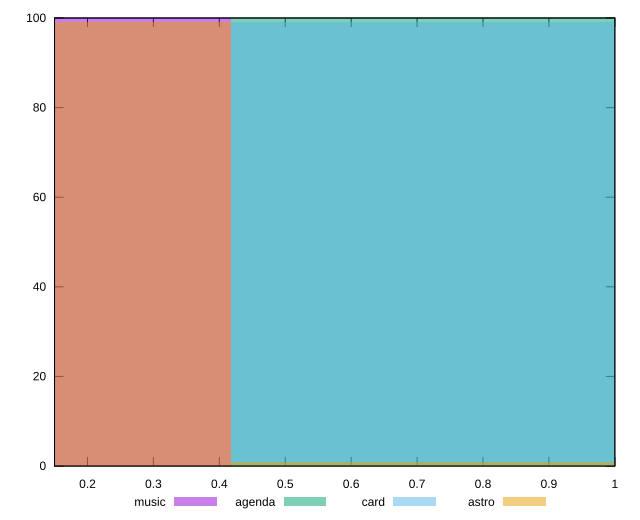

gnuplot code for this plot:
reset

$music <<EOF
0 100
EOF

$agenda <<EOF
0.8346755459573418 100
EOF

$card <<EOF
0.8346755459573418 99
EOF

$astro <<EOF
0 99
0.8346755459573418 1
EOF

set key outside below
set boxwidth 0.8346755459573418
set xrange [0.15:1]
set yrange [0:100]
set trange [0:100]
set style fill transparent solid 0.5 noborder
set terminal svg size 640, 520 enhanced background rgb 'white'
set output "reports/report_00030_2021-02-24T20-42-31.540Z/max-potential-fid/comparison/histogram/all_score.svg"

plot $music title "music" with boxes, \
     $agenda title "agenda" with boxes, \
     $card title "card" with boxes, \
     $astro title "astro" with boxes

reset
